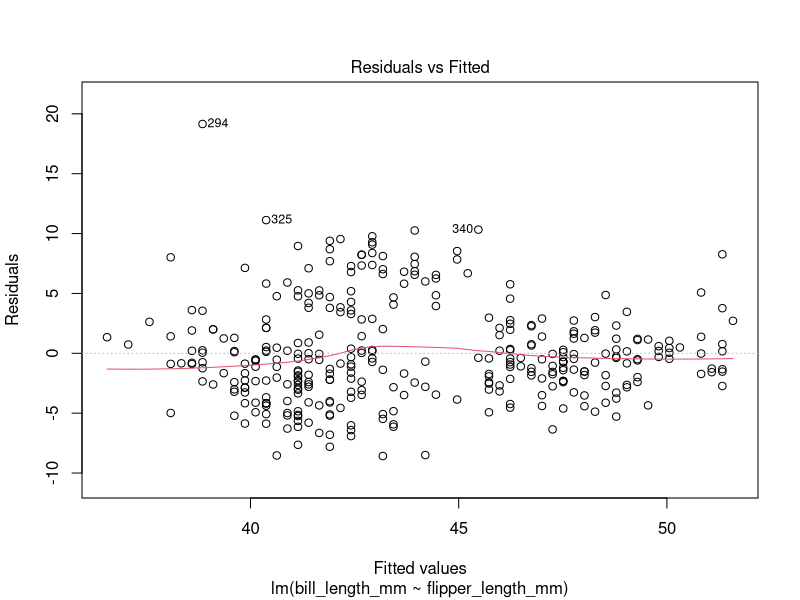
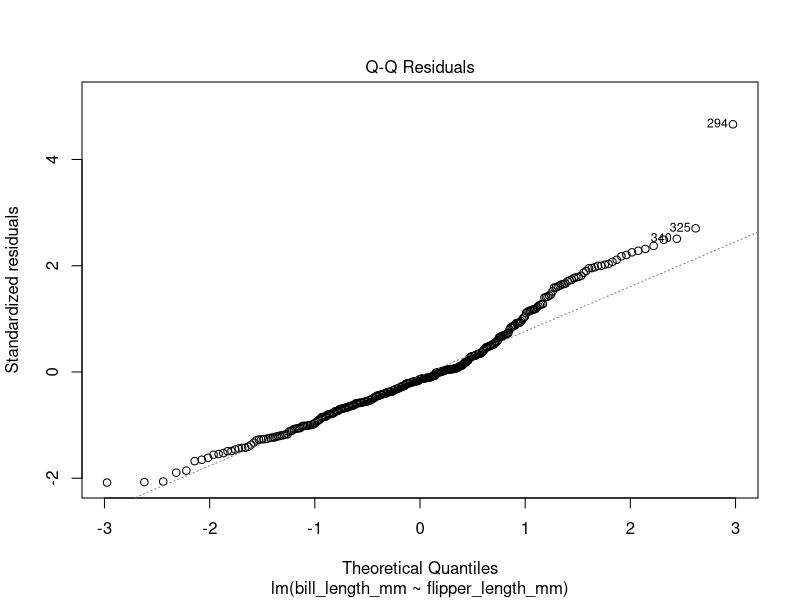
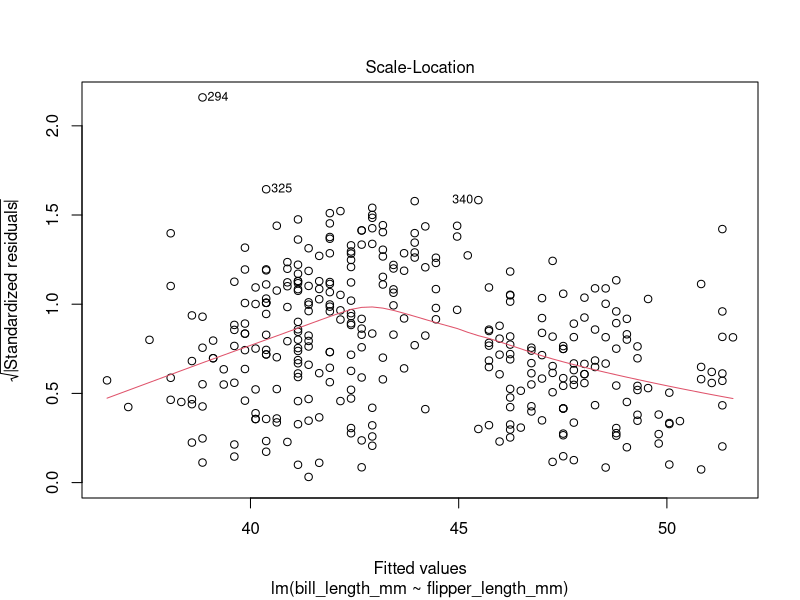
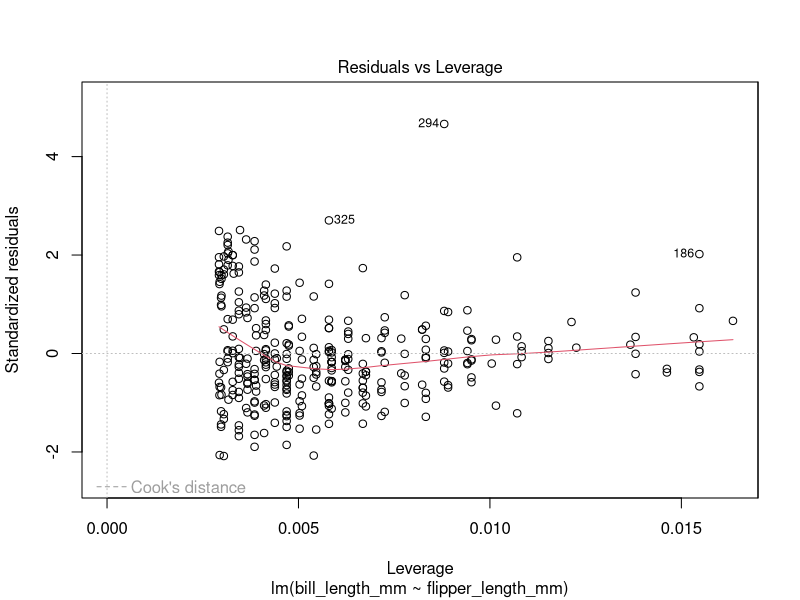

R code for these plots, in order:
## ---- chunk 1
knitr::opts_chunk$set(echo = TRUE)
## ---- chunk 2
library(palmerpenguins)
## ---- chunk 3

bill_flipper_model <- lm(bill_length_mm ~ flipper_length_mm, data = penguins)
summary(bill_flipper_model)
plot(bill_flipper_model)
